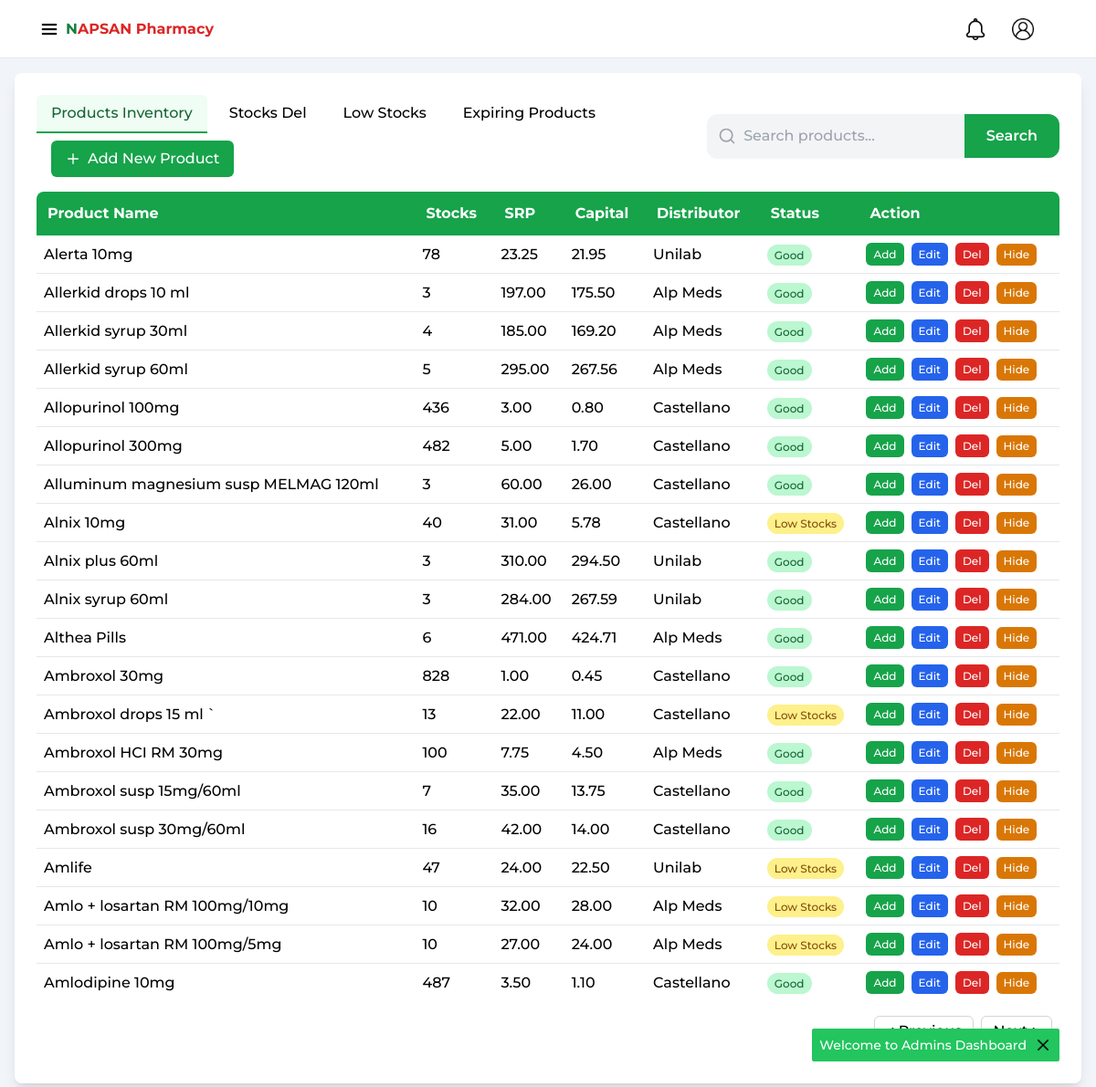
/inventory.php?page=1 (signed in), run on an earlier commit of the app's database.
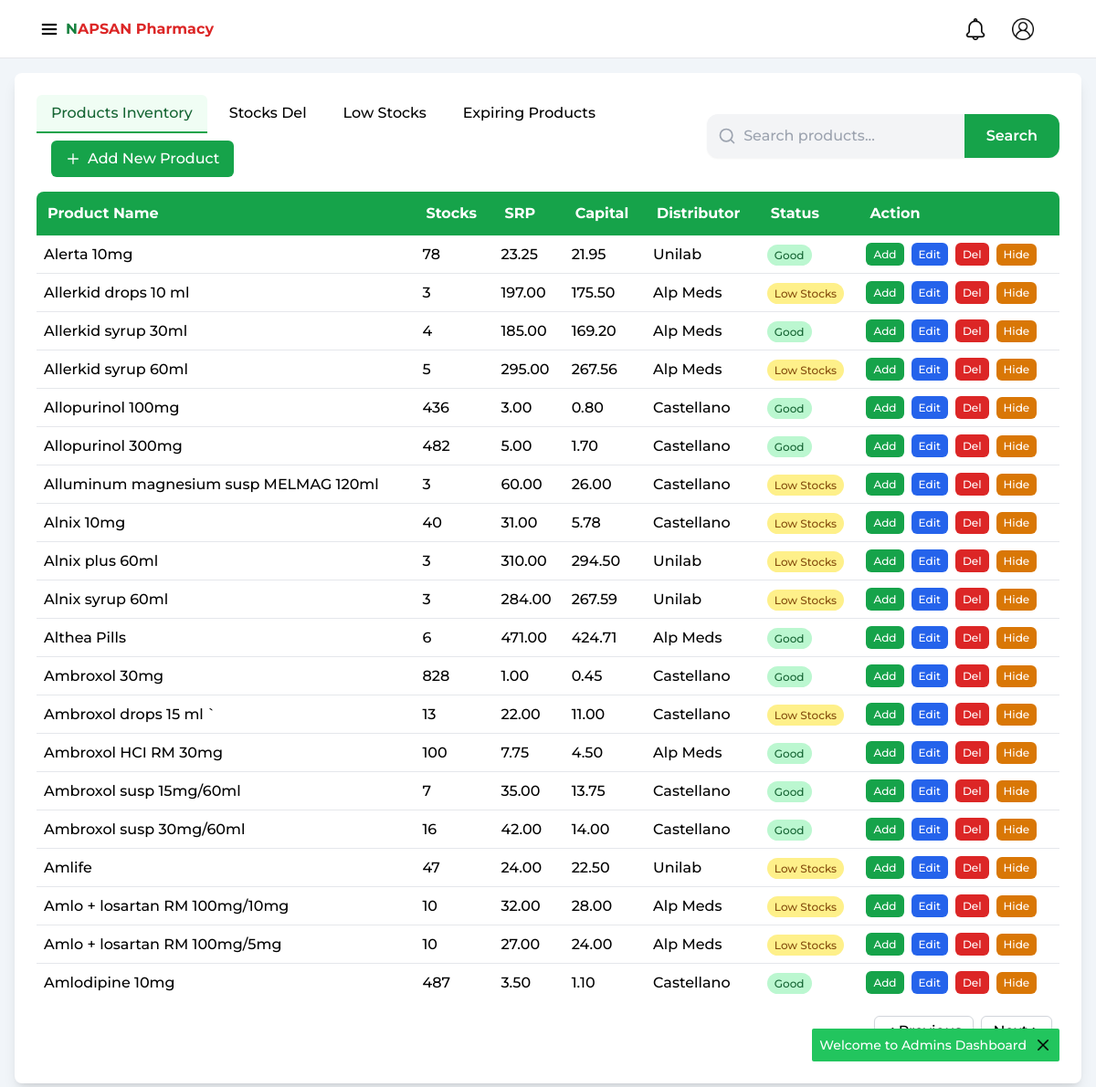
And on a later commit of the database.
### tables this page shows
CREATE TABLE `products` (
  `productId` int(11) NOT NULL,
  `name` varchar(255) NOT NULL,
  `qty` int(10) NOT NULL,
  `srp` decimal(10,2) NOT NULL,
  `capital` decimal(10,2) NOT NULL,
  `distributor` varchar(255) NOT NULL,
  `level_notif` int(10) NOT NULL DEFAULT 20,
  `status` varchar(30) NOT NULL,
  `created_at` datetime NOT NULL DEFAULT current_timestamp(),
  `updated_at` datetime NOT NULL DEFAULT current_timestamp() ON UPDATE current_timestamp()
);

### inventory.php (the view, shortened to what the changed rows need)
<?php
include 'partials/__header.php';
include 'config/dbcon.php';
require 'popups/alerts.php';
?>
    <div class="w-full h-screen pt-20 px-4 pb-4">
        <div class="w-full h-full bg-white shadow-lg rounded-lg p-6 flex flex-col gap-4">
            <div class="w-full h-[90%] overflow-y-auto">
                <div class="w-full">
                    <table id="myTable" class="w-full text-left border-collapse">
                        <thead class="bg-green-600 text-white">
                            <tr>
                                <th class="p-3 rounded-tl-lg">Product Name</th>
                                <th class="p-3">Stocks</th>
                                <th class="p-3">SRP</th>
                                <th class="p-3">Capital</th>
                                <th class="p-3">Distributor</th>
                                <th class="p-3">Status</th>
                                <th class="p-3 rounded-tr-lg">Action</th>
                            </tr>
                        </thead>
                        <tbody class="divide-y divide-gray-200">
                            <?php
                            if(!isset($_GET['search'])){
                                if(isset($_GET['page'])){
                                    $page = mysqli_real_escape_string($con, $_GET['page']);
                                    $currPage = 0;
                                    $currPage = $currPage + $page;
                                    $offset = $currPage * 20;
                                    $query = "SELECT * FROM products ORDER BY name ASC LIMIT 20 OFFSET $offset";
                                }else{
                                    $query = "SELECT * FROM products ORDER BY name ASC LIMIT 20";
                                }
                            }else{
                                $search = mysqli_real_escape_string($con, $_GET['search']);
                                $query = "SELECT * FROM products WHERE name LIKE '%$search%' ORDER BY name ASC";
                            }
                            $run_query = mysqli_query($con, $query);
                            $num_of_rows = mysqli_num_rows($run_query);
                            if($num_of_rows>0){
                                while($row = mysqli_fetch_array($run_query)){
                                    if($row['status'] == 'Good'){
                                        $color = 'bg-green-200 text-green-800';
                                    } else if($row['status'] == 'Low Stocks'){
                                        $color = 'bg-yellow-200 text-yellow-800';
                                    } else if($row['status'] == 'hidden'){
                                        $color = 'bg-gray-200 text-gray-800';
                                    } else {
                                        $color = 'bg-red-200 text-red-800';
                                    }
                            ?>
                            <tr class="hover:bg-gray-50 transition-colors">
                                <td class="p-2 font-medium"><?= $row['name']?></td>
                                <td class="p-2"><?= $row['qty']?></td>
                                <td class="p-2"><?= $row['srp']?></td>
                                <td class="p-2"><?= $row['capital']?></td>
                                <td class="p-2"><?= $row['distributor']?></td>
                                <td class="p-2">
                                    <span class="px-2 py-1 rounded-full text-xs <?= $color ?>"><?= $row['status']?></span>
                                </td>
                                <td class="p-2 flex flex-wrap gap-2">
                                    <button type="button" onclick="openAdd(<?= $row['productId'];?>)" class="text-xs px-2 py-1 bg-green-600 hover:bg-green-700 text-white rounded-md transition">Add</button>
                                    <button type="button" onclick="editProd(<?= $row['productId']?>)" class="text-xs px-2 py-1 bg-blue-600 hover:bg-blue-700 text-white rounded-md transition">Edit</button>
                                    <?php if($_SESSION['user']['role'] == 'admin'){ ?>
                                        <button type="button" onclick="warnDel(<?= $row['productId']?>)" class="text-xs px-2 py-1 bg-red-600 hover:bg-red-700 text-white rounded-md transition">Del</button>
                                    <?php } ?>
                                    <form action="api/ProductController.php?id=<?= $row['productId']?>" method="post">
                                        <?php if($row['status'] != 'hidden'){ ?>
                                            <button type="submit" name="hide" class="text-xs px-2 py-1 bg-amber-600 hover:bg-amber-700 text-white rounded-md transition">Hide</button>
                                        <?php }else{ ?>
                                            <button type="submit" name="unhide" class="text-xs px-2 py-1 bg-gray-600 hover:bg-gray-700 text-white rounded-md transition">Unhide</button>
                                        <?php } ?>
                                    </form>
                                </td>
                            </tr>
                            <?php }} else { ?>
                            <tr>
                                <td colspan="7" class="p-4 text-center text-gray-500 font-medium">No Products Found!</td>
                            </tr>
                            <?php } ?>
                        </tbody>
                    </table>
                </div>
            </div>
        </div>
    </div>
<?php include 'partials/__footer.php';?>

What changed in the data, as far as the page shows it:
changed products "Allerkid drops 10 ml": status "Good" → "Low Stocks"
changed products "Allerkid syrup 60ml": status "Good" → "Low Stocks"
changed products "Alluminum magnesium susp MELMAG 120ml": status "Good" → "Low Stocks"
changed products "Alnix plus 60ml": status "Good" → "Low Stocks"
changed products "Alnix syrup 60ml": status "Good" → "Low Stocks"
